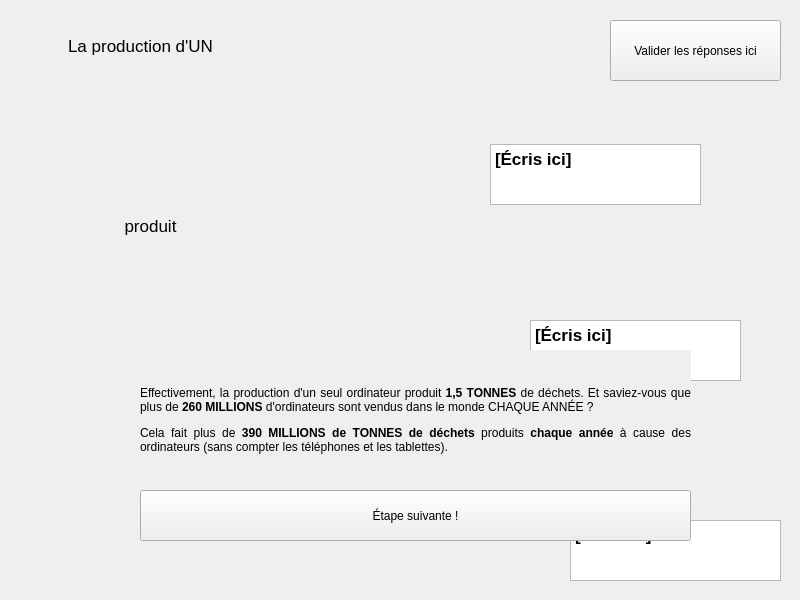
<?xml version="1.0" encoding="UTF-8"?>
<ui version="4.0">
 <class>Decode</class>
 <widget class="QWidget" name="Decode">
  <property name="geometry">
   <rect>
    <x>0</x>
    <y>0</y>
    <width>800</width>
    <height>600</height>
   </rect>
  </property>
  <property name="minimumSize">
   <size>
    <width>800</width>
    <height>600</height>
   </size>
  </property>
  <property name="maximumSize">
   <size>
    <width>800</width>
    <height>600</height>
   </size>
  </property>
  <property name="windowTitle">
   <string>Form</string>
  </property>
  <widget class="QLabel" name="charade1_label">
   <property name="geometry">
    <rect>
     <x>20</x>
     <y>70</y>
     <width>471</width>
     <height>131</height>
    </rect>
   </property>
   <property name="text">
    <string/>
   </property>
   <property name="pixmap">
    <pixmap>../pictures/charade/ordinateur.jpg</pixmap>
   </property>
   <property name="scaledContents">
    <bool>true</bool>
   </property>
  </widget>
  <widget class="QLabel" name="text2_label">
   <property name="geometry">
    <rect>
     <x>60</x>
     <y>200</y>
     <width>181</width>
     <height>51</height>
    </rect>
   </property>
   <property name="font">
    <font>
     <pointsize>13</pointsize>
    </font>
   </property>
   <property name="autoFillBackground">
    <bool>true</bool>
   </property>
   <property name="text">
    <string>produit</string>
   </property>
   <property name="scaledContents">
    <bool>false</bool>
   </property>
   <property name="alignment">
    <set>Qt::AlignCenter</set>
   </property>
  </widget>
  <widget class="QLabel" name="text1_label">
   <property name="geometry">
    <rect>
     <x>20</x>
     <y>20</y>
     <width>241</width>
     <height>51</height>
    </rect>
   </property>
   <property name="font">
    <font>
     <pointsize>13</pointsize>
    </font>
   </property>
   <property name="autoFillBackground">
    <bool>true</bool>
   </property>
   <property name="text">
    <string>La production d'UN</string>
   </property>
   <property name="alignment">
    <set>Qt::AlignCenter</set>
   </property>
   <property name="margin">
    <number>10</number>
   </property>
  </widget>
  <widget class="QLabel" name="game_picture">
   <property name="geometry">
    <rect>
     <x>10</x>
     <y>10</y>
     <width>781</width>
     <height>581</height>
    </rect>
   </property>
   <property name="text">
    <string/>
   </property>
   <property name="pixmap">
    <pixmap>../pictures/picture_r1_game3.jpg</pixmap>
   </property>
   <property name="scaledContents">
    <bool>true</bool>
   </property>
  </widget>
  <widget class="QLabel" name="charade2_label">
   <property name="geometry">
    <rect>
     <x>60</x>
     <y>250</y>
     <width>471</width>
     <height>131</height>
    </rect>
   </property>
   <property name="text">
    <string/>
   </property>
   <property name="pixmap">
    <pixmap>../pictures/charade/1500.jpg</pixmap>
   </property>
   <property name="scaledContents">
    <bool>true</bool>
   </property>
  </widget>
  <widget class="QLabel" name="text3_label">
   <property name="geometry">
    <rect>
     <x>100</x>
     <y>380</y>
     <width>211</width>
     <height>51</height>
    </rect>
   </property>
   <property name="font">
    <font>
     <pointsize>13</pointsize>
    </font>
   </property>
   <property name="autoFillBackground">
    <bool>true</bool>
   </property>
   <property name="text">
    <string>kilogrammes de</string>
   </property>
   <property name="alignment">
    <set>Qt::AlignCenter</set>
   </property>
  </widget>
  <widget class="QLabel" name="charade3_label">
   <property name="geometry">
    <rect>
     <x>100</x>
     <y>430</y>
     <width>471</width>
     <height>151</height>
    </rect>
   </property>
   <property name="text">
    <string/>
   </property>
   <property name="pixmap">
    <pixmap>../pictures/charade/dechets.jpg</pixmap>
   </property>
   <property name="scaledContents">
    <bool>true</bool>
   </property>
  </widget>
  <widget class="QTextEdit" name="textEdit">
   <property name="geometry">
    <rect>
     <x>490</x>
     <y>144</y>
     <width>211</width>
     <height>61</height>
    </rect>
   </property>
   <property name="font">
    <font>
     <pointsize>13</pointsize>
     <bold>true</bold>
    </font>
   </property>
   <property name="autoFillBackground">
    <bool>true</bool>
   </property>
   <property name="html">
    <string>&lt;!DOCTYPE HTML PUBLIC &quot;-//W3C//DTD HTML 4.0//EN&quot; &quot;http://www.w3.org/TR/REC-html40/strict.dtd&quot;&gt;
&lt;html&gt;&lt;head&gt;&lt;meta name=&quot;qrichtext&quot; content=&quot;1&quot; /&gt;&lt;meta charset=&quot;utf-8&quot; /&gt;&lt;style type=&quot;text/css&quot;&gt;
p, li { white-space: pre-wrap; }
&lt;/style&gt;&lt;/head&gt;&lt;body style=&quot; font-family:'Segoe UI'; font-size:13pt; font-weight:700; font-style:normal;&quot;&gt;
&lt;p style=&quot; margin-top:0px; margin-bottom:0px; margin-left:0px; margin-right:0px; -qt-block-indent:0; text-indent:0px;&quot;&gt;[Écris ici]&lt;/p&gt;&lt;/body&gt;&lt;/html&gt;</string>
   </property>
  </widget>
  <widget class="QTextEdit" name="textEdit_2">
   <property name="geometry">
    <rect>
     <x>530</x>
     <y>320</y>
     <width>211</width>
     <height>61</height>
    </rect>
   </property>
   <property name="font">
    <font>
     <pointsize>13</pointsize>
     <bold>true</bold>
    </font>
   </property>
   <property name="autoFillBackground">
    <bool>true</bool>
   </property>
   <property name="html">
    <string>&lt;!DOCTYPE HTML PUBLIC &quot;-//W3C//DTD HTML 4.0//EN&quot; &quot;http://www.w3.org/TR/REC-html40/strict.dtd&quot;&gt;
&lt;html&gt;&lt;head&gt;&lt;meta name=&quot;qrichtext&quot; content=&quot;1&quot; /&gt;&lt;meta charset=&quot;utf-8&quot; /&gt;&lt;style type=&quot;text/css&quot;&gt;
p, li { white-space: pre-wrap; }
&lt;/style&gt;&lt;/head&gt;&lt;body style=&quot; font-family:'Segoe UI'; font-size:13pt; font-weight:700; font-style:normal;&quot;&gt;
&lt;p style=&quot; margin-top:0px; margin-bottom:0px; margin-left:0px; margin-right:0px; -qt-block-indent:0; text-indent:0px;&quot;&gt;[Écris ici]&lt;/p&gt;&lt;/body&gt;&lt;/html&gt;</string>
   </property>
  </widget>
  <widget class="QTextEdit" name="textEdit_3">
   <property name="geometry">
    <rect>
     <x>570</x>
     <y>520</y>
     <width>211</width>
     <height>61</height>
    </rect>
   </property>
   <property name="font">
    <font>
     <pointsize>13</pointsize>
     <bold>true</bold>
    </font>
   </property>
   <property name="autoFillBackground">
    <bool>true</bool>
   </property>
   <property name="html">
    <string>&lt;!DOCTYPE HTML PUBLIC &quot;-//W3C//DTD HTML 4.0//EN&quot; &quot;http://www.w3.org/TR/REC-html40/strict.dtd&quot;&gt;
&lt;html&gt;&lt;head&gt;&lt;meta name=&quot;qrichtext&quot; content=&quot;1&quot; /&gt;&lt;meta charset=&quot;utf-8&quot; /&gt;&lt;style type=&quot;text/css&quot;&gt;
p, li { white-space: pre-wrap; }
&lt;/style&gt;&lt;/head&gt;&lt;body style=&quot; font-family:'Segoe UI'; font-size:13pt; font-weight:700; font-style:normal;&quot;&gt;
&lt;p style=&quot; margin-top:0px; margin-bottom:0px; margin-left:0px; margin-right:0px; -qt-block-indent:0; text-indent:0px;&quot;&gt;[Écris ici]&lt;/p&gt;&lt;/body&gt;&lt;/html&gt;</string>
   </property>
  </widget>
  <widget class="QPushButton" name="valid_pushButton">
   <property name="geometry">
    <rect>
     <x>610</x>
     <y>20</y>
     <width>171</width>
     <height>61</height>
    </rect>
   </property>
   <property name="text">
    <string>Valider les réponses ici</string>
   </property>
  </widget>
  <widget class="QLabel" name="resultmessage">
   <property name="geometry">
    <rect>
     <x>140</x>
     <y>50</y>
     <width>551</width>
     <height>301</height>
    </rect>
   </property>
   <property name="text">
    <string/>
   </property>
   <property name="pixmap">
    <pixmap>../pictures/picture_bravo.jpg</pixmap>
   </property>
   <property name="scaledContents">
    <bool>true</bool>
   </property>
  </widget>
  <widget class="QLabel" name="info_label">
   <property name="geometry">
    <rect>
     <x>140</x>
     <y>350</y>
     <width>551</width>
     <height>141</height>
    </rect>
   </property>
   <property name="autoFillBackground">
    <bool>true</bool>
   </property>
   <property name="text">
    <string>&lt;html&gt;&lt;head/&gt;&lt;body&gt;&lt;p align=&quot;justify&quot;&gt;Effectivement, la production d'un seul ordinateur produit &lt;span style=&quot; font-weight:700;&quot;&gt;1,5 TONNES&lt;/span&gt; de déchets. Et saviez-vous que plus de&lt;span style=&quot; font-weight:700;&quot;&gt; 260 MILLIONS&lt;/span&gt; d'ordinateurs sont vendus dans le monde CHAQUE ANNÉE ?&lt;/p&gt;&lt;p align=&quot;justify&quot;&gt;Cela fait plus de &lt;span style=&quot; font-weight:700;&quot;&gt;390 MILLIONS de TONNES de déchets&lt;/span&gt; produits &lt;span style=&quot; font-weight:700;&quot;&gt;chaque année&lt;/span&gt; à cause des ordinateurs (sans compter les téléphones et les tablettes).&lt;/p&gt;&lt;/body&gt;&lt;/html&gt;</string>
   </property>
   <property name="wordWrap">
    <bool>true</bool>
   </property>
   <property name="margin">
    <number>10</number>
   </property>
  </widget>
  <widget class="QPushButton" name="next_pushButton">
   <property name="geometry">
    <rect>
     <x>140</x>
     <y>490</y>
     <width>551</width>
     <height>51</height>
    </rect>
   </property>
   <property name="text">
    <string>Étape suivante !</string>
   </property>
  </widget>
  <zorder>game_picture</zorder>
  <zorder>charade1_label</zorder>
  <zorder>text2_label</zorder>
  <zorder>text1_label</zorder>
  <zorder>charade2_label</zorder>
  <zorder>text3_label</zorder>
  <zorder>charade3_label</zorder>
  <zorder>textEdit</zorder>
  <zorder>textEdit_2</zorder>
  <zorder>textEdit_3</zorder>
  <zorder>valid_pushButton</zorder>
  <zorder>resultmessage</zorder>
  <zorder>info_label</zorder>
  <zorder>next_pushButton</zorder>
 </widget>
 <resources/>
 <connections/>
</ui>
